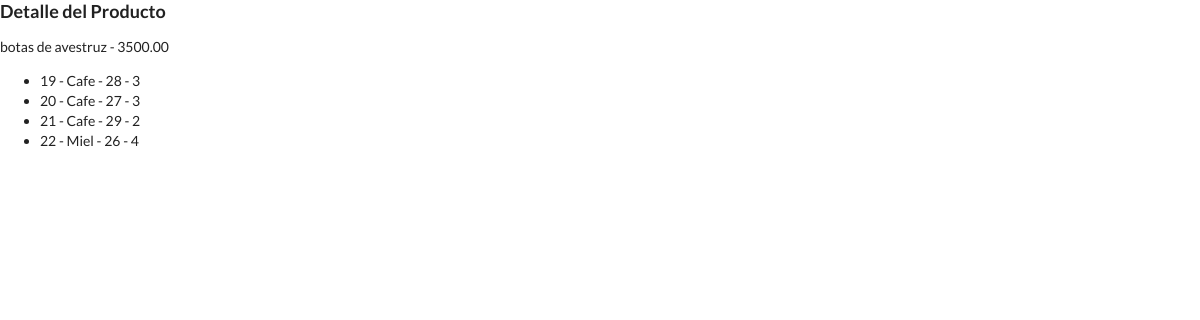
Page /detalle-producto/10 on the earlier database version.
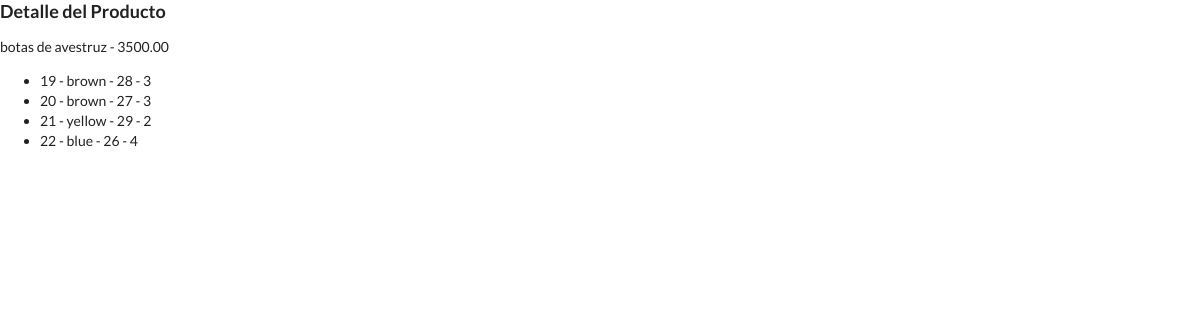
Same page on the later database version.
### inventario/models.py (models this page shows, shortened)
class RegistroFecha(models.Model):
    class Meta: #pylint: disable=too-few-public-methods
        abstract = True
    fecha_registro = models.DateTimeField(blank=True, auto_now_add=True)
    fecha_actulizado = models.DateTimeField(blank=True, auto_now=True)

class Productos(RegistroFecha):
    class Meta:
        verbose_name = "Producto"
        verbose_name_plural = "Productos"
    GENERO = (
        ('H', 'Hombre'),
        ('M', 'Mujer'),
        ('N', 'Niño'),
        ('U', 'Unisex')
    )
    id = models.AutoField(primary_key=True)
    no_control = models.CharField(max_length=100)
    categoria = models.ForeignKey(CategoriasProductos, on_delete=models.CASCADE)
    nombre = models.CharField(max_length=100)
    descripcion = models.CharField(blank=True, null=True, max_length=500)
    estilo = models.CharField(blank=True, null=True, max_length=140)
    costo = models.DecimalField(max_digits=7, decimal_places=2)
    precio = models.DecimalField(max_digits=7, decimal_places=2)
    almacen = models.CharField(blank=True, null=True, max_length=100, default="Centro")
    foto = models.ImageField(upload_to="static/img/productos/")
    publico = models.CharField(blank=True, max_length=100, choices=GENERO)

### productos/models.py (models this page shows, shortened)
class BaseProductos(models.Model):
    class Meta:
        abstract = True
    COLORES = (
        ('black', 'Negro'),
        ('brown', 'Cafe'),
        ('yellow', 'Miel'),
        ('blue', 'Azul'),
        ('grey', 'Gris'),
        ('Red', 'Rojo'),
    )
    color = models.CharField(blank=True, max_length=100, choices=COLORES)
    size = models.CharField(blank=True, max_length=100)
    cantidad = models.IntegerField(blank=True, null=True)

class DetalleProducto(BaseProductos):
    id = models.AutoField(primary_key=True)
    producto = models.ForeignKey(Productos, on_delete=models.CASCADE)

### inventario/views.py (the view)
# urls.py: path('detalle-producto/<pk>', ProductoDetalle.as_view(), name='detalle-producto'),
class ProductoDetalle(DetailView):
    model = Productos
    template_name = "productos/detalle_producto.html"
    queryset = Productos.objects.all()
    context_object_name = "producto"

### templates/productos/detalle_producto.html
{% extends 'base.html' %}
{% block title %}
    <h3>Detalle del Producto</h3>
{% endblock %}
{% block content %}
    {{ producto.nombre }} - {{ producto.precio }}
    <ul>
        {% for detalle in  producto.detalleproducto_set.all  %}
        <li>{{ detalle.id }} - {{  detalle.color }} - {{ detalle.size }} - {{ detalle.cantidad }}</li>
        {% endfor %}
    </ul>
{% endblock %}

### templates/base.html (shortened to what this page needs)
{% load static %}
<!DOCTYPE html>
<html lang="en">
 <head>
     <link rel="stylesheet" type="text/css" href="{% static "css/semantic.min.css" %}">
</head>
<body>
    {% block title %}{% endblock %}
    {% block content %}{% endblock %}
</body>
</html>

Differences in the rows shown:
changed DetalleProducto id 19: color "Cafe" → "brown"
changed DetalleProducto id 20: color "Cafe" → "brown"
changed DetalleProducto id 21: color "Cafe" → "yellow"
changed DetalleProducto id 22: color "Miel" → "blue"
